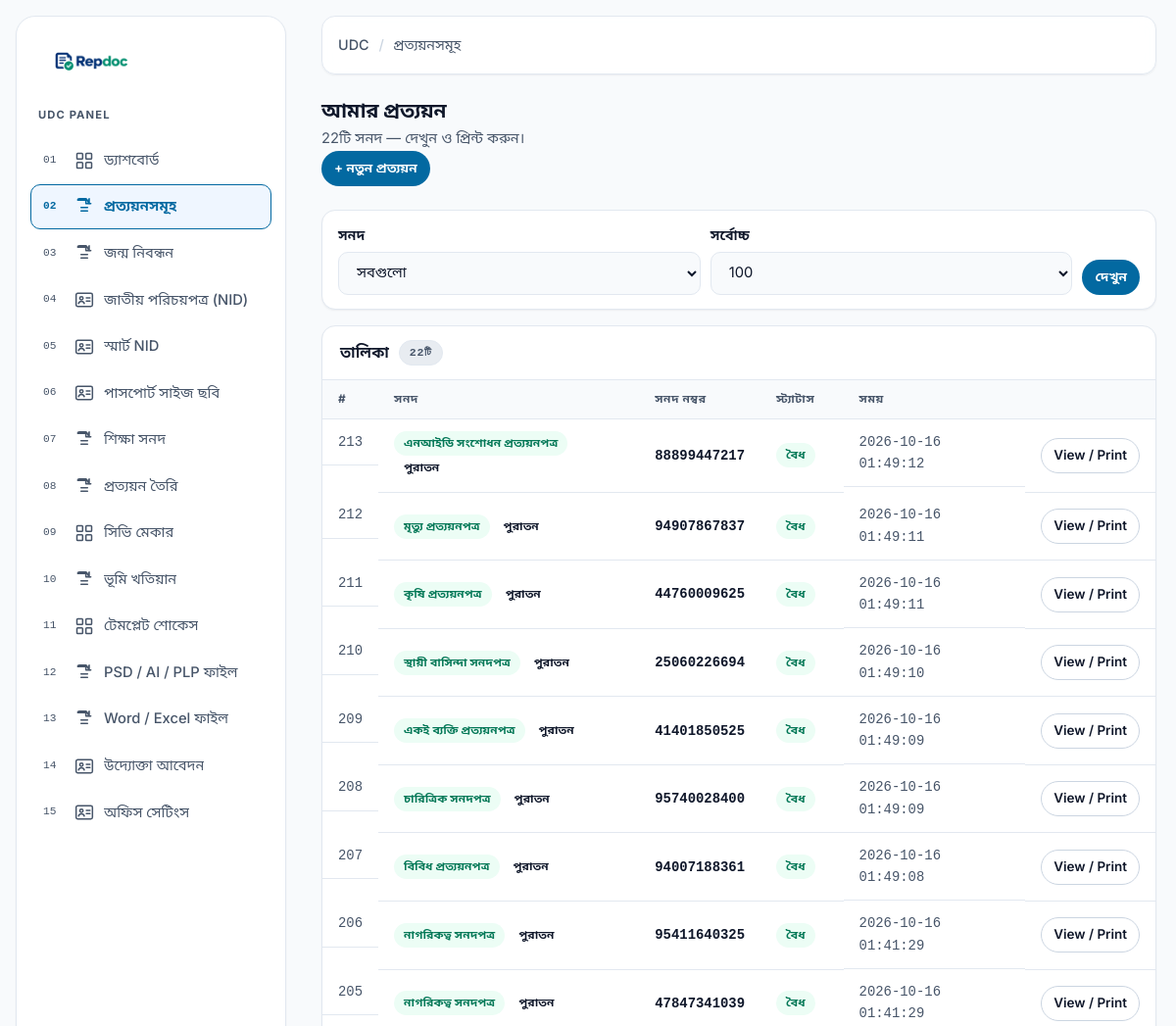
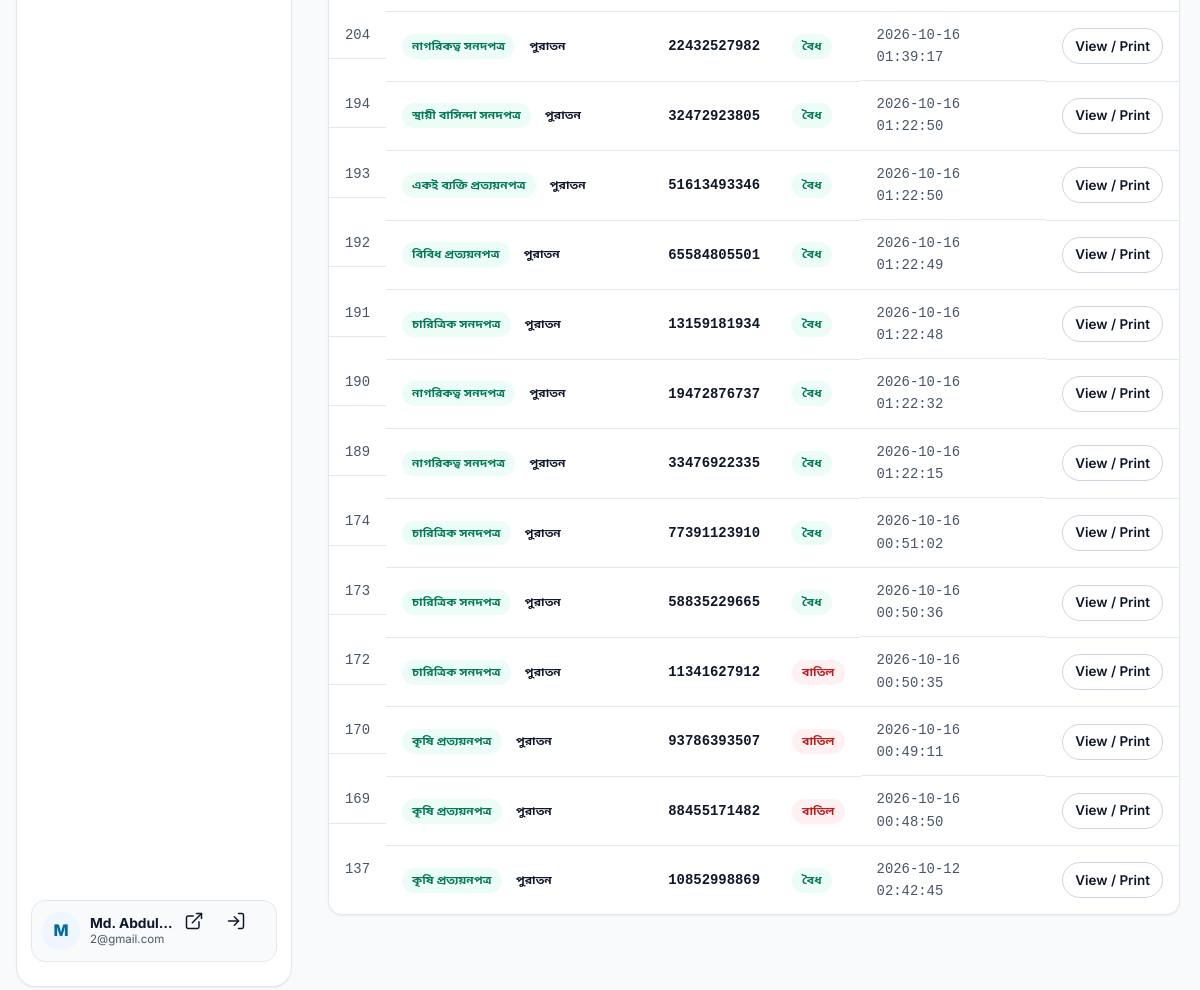
The page /Entrepreneur/panel/prottoyons.php (signed in) on the database its author committed (2 pictures, top to bottom).
### tables this page shows
CREATE TABLE document_logs (
        id INTEGER PRIMARY KEY AUTOINCREMENT,
        user_id INT NOT NULL,
        tool_key TEXT NOT NULL,
        ref TEXT DEFAULT '',
        dob TEXT DEFAULT '',
        photo TEXT DEFAULT '',
        signature TEXT DEFAULT '',
        data TEXT,
        created_at DATETIME DEFAULT CURRENT_TIMESTAMP
    , cert_no TEXT, status VARCHAR(32) NOT NULL DEFAULT 'valid', office TEXT);

### src/bootstrap.php (called while the page is built, shortened)
<?php
if (!function_exists('e')) {
    function e($v): string
    {
        return htmlspecialchars((string) $v, ENT_QUOTES | ENT_SUBSTITUTE, 'UTF-8', false);
    }
}
function repdoc_base_url(): string
{
    static $base = null;
    if ($base !== null) return $base;
    $docRoot = str_replace('\\', '/', (string) ($_SERVER['DOCUMENT_ROOT'] ?? ''));
    $root    = str_replace('\\', '/', REPDOC_ROOT);
    if ($docRoot !== '' && str_starts_with($root, $docRoot)) {
        $base = rtrim(substr($root, strlen($docRoot)), '/');
    } else {
        $base = '';
    }
    return $base;
}
function repdoc_url(string $path = ''): string
{
    return repdoc_base_url() . '/' . ltrim($path, '/');
}
require_once __DIR__ . '/prottoyon.php';

### src/prottoyon.php (called while the page is built, shortened)
<?php
function prottoyon_registry(): array
{
    $f = static function (string $k, string $label, string $type = 'text', bool $required = false, array $options = []): array {
        return ['k' => $k, 'label' => $label, 'type' => $type, 'required' => $required, 'options' => $options];
    };
}
function prottoyon_types(): array
{
    $out = [];
    foreach (prottoyon_registry() as $key => $type) {
        $extras = [];
        foreach (($type['fields'] ?? []) as $field) {
            $extras[] = ['k' => $field['k'], 'label' => $field['label']];
        }
        $type['extras'] = $extras;
        $out[$key] = $type;
    }
    return $out;
}
function prottoyon_all_types(): array
{
    return prottoyon_types() + prottoyon_legacy_types();
}
function prottoyon_type_from_tool_key(string $toolKey): string
{
    return preg_replace('/^prottoyon_/', '', $toolKey) ?? $toolKey;
}
function prottoyon_clean($value, int $max = 5000): string
{
    $value = trim((string) $value);
    $value = str_replace(["\0", "\r\n", "\r"], ['', "\n", "\n"], $value);
    $value = preg_replace('/[\x00-\x08\x0B\x0C\x0E-\x1F]/u', '', $value) ?? $value;
    return mb_substr($value, 0, $max);
}
function prottoyon_default_personal(): array
{
    return [
        'name_bn' => '', 'name_en' => '',
        'father_bn' => '', 'father_en' => '',
        'mother_bn' => '', 'mother_en' => '',
        'dob' => '', 'gender' => '', 'religion' => '', 'occupation' => '', 'education' => '',
        'marital_status' => '', 'resident_status' => '', 'nid' => '', 'brn' => '', 'passport_no' => '',
        'mobile' => '', 'email' => '', 'spouse_name' => '', 'spouse_name_en' => '',
        'applicant_name' => '', 'applicant_phone' => '',
    ];
}
function prottoyon_default_address(): array
{
    return [
        'address_bn' => '', 'address_en' => '',
        'village_bn' => '', 'village_en' => '',
        'rbs_bn' => '', 'rbs_en' => '', 'holding_no' => '',
        'ward' => '', 'post_office_bn' => '', 'post_office_en' => '',
        'union_bn' => '', 'union_en' => '',
        'upazila_bn' => '', 'upazila_en' => '',
        'district_bn' => '', 'district_en' => '',
        'division_bn' => '', 'division_en' => '', 'postcode' => '',
    ];
}
function prottoyon_decode_row(array $row): array
{
    $raw = [];
    if (!empty($row['data'])) {
        $decoded = json_decode((string) $row['data'], true);
        if (is_array($decoded)) $raw = $decoded;
    }
    $personal = prottoyon_default_personal();
    $map = [
        'name_bn' => ['name_bn'], 'name_en' => ['name_en'], 'father_bn' => ['father_bn', 'father_name'],
        'father_en' => ['father_en'], 'mother_bn' => ['mother_bn', 'mother_name'],
        'mother_en' => ['mother_en'], 'dob' => ['dob', 'birth_date'], 'gender' => ['gender'],
        'religion' => ['religion'], 'occupation' => ['occupation'], 'education' => ['education'],
        'nid' => ['nid'], 'brn' => ['brn', 'birth_reg_no'], 'passport_no' => ['passport_no'],
        'mobile' => ['mobile', 'phone'], 'email' => ['email'], 'spouse_name' => ['spouse_name'],
        'spouse_name_en' => ['spouse_name_en'], 'applicant_name' => ['applicant_name'],
        'applicant_phone' => ['applicant_phone'], 'marital_status' => ['marital_status'],
    ];
    foreach ($map as $dest => $keys) {
        foreach ($keys as $k) {
            if (array_key_exists($k, $raw) && $raw[$k] !== '') {
                $personal[$dest] = prottoyon_clean($raw[$k]);
                break;
            }
        }
    }
    $present = prottoyon_default_address();
    $addressMap = [
        'village_bn' => ['village', 'village_bn'], 'rbs_bn' => ['rbs', 'rbs_bn'], 'holding_no' => ['holding_no'],
        'ward' => ['ward', 'ward_no'], 'post_office_bn' => ['post_office', 'post_office_bn'],
        'union_bn' => ['union', 'union_bn'], 'upazila_bn' => ['upazila', 'upazila_bn'],
        'district_bn' => ['district', 'district_bn'], 'division_bn' => ['division', 'division_bn'],
        'address_bn' => ['present_address', 'address_bn'], 'postcode' => ['postcode'],
    ];
    foreach ($addressMap as $dest => $keys) {
        foreach ($keys as $k) {
            if (array_key_exists($k, $raw) && $raw[$k] !== '') {
                $present[$dest] = prottoyon_clean($raw[$k]);
                break;
            }
        }
    }
    $permanent = prottoyon_default_address();
    if (!empty($raw['permanent_address'])) $permanent['address_bn'] = prottoyon_clean($raw['permanent_address']);
    return [
        'v' => 1,
        'type' => (string) ($raw['certificate_type'] ?? $raw['type'] ?? prottoyon_type_from_tool_key((string) ($row['tool_key'] ?? ''))),
        'personal' => $personal,
        'present' => $present,
        'permanent' => $permanent,
        'extra' => $raw,
        'members' => is_array($raw['members'] ?? null) ? $raw['members'] : [],
        'fees' => is_array($raw['fees'] ?? null) ? $raw['fees'] : [],
        'documents' => [],
        'meta' => ['legacy' => true],
        'purpose' => (string) ($raw['purpose'] ?? ''),
        'legacy' => $raw,
    ];
}

### Entrepreneur/panel/prottoyons.php (the view, shortened to what this page needs)
<?php
require_once __DIR__ . '/includes/layout.php';
$me = current_user();
$db = repdoc_db();
$types = prottoyon_all_types();
$type  = (string) ($_GET['type'] ?? 'all');
$limit = (int) ($_GET['limit'] ?? 100);
$limit = max(10, min(500, $limit));
$rows  = [];
$total = 0;
if ($db) {
    try {
        $sql = 'SELECT * FROM document_logs WHERE user_id = ? AND tool_key LIKE \'prottoyon!_%\' ESCAPE \'!\'';
        $params = [$me['id']];
        $sql .= ' ORDER BY id DESC LIMIT ' . $limit;
        $st = $db->prepare($sql);
        $st->execute($params);
        $rows = $st->fetchAll();
        $csql = 'SELECT COUNT(*) FROM document_logs WHERE user_id = ? AND tool_key LIKE \'prottoyon!_%\' ESCAPE \'!\'';
        if ($type !== 'all') {
            $st = $db->prepare($csql . ' AND tool_key = ?');
            $st->execute([$me['id'], 'prottoyon_' . $type]);
            $total = (int) $st->fetchColumn();
        } else {
            $st = $db->prepare($csql);
            $st->execute([$me['id']]);
            $total = (int) $st->fetchColumn();
        }
    } catch (Throwable $e) {
        $dbErr = $e->getMessage();
        $db = null;
    }
}
?>
<div class="admin-page-head">
    <div>
        <h1 class="admin-title">আমার প্রত্যয়ন</h1>
        <p class="admin-sub"><?= number_format($total) ?>টি সনদ — দেখুন ও প্রিন্ট করুন।</p>
    </div>
    <a class="btn btn-primary btn-sm" href="<?= e(repdoc_url('genaretor/prottoyon/')) ?>">+ নতুন প্রত্যয়ন</a>
</div>
<?php if (!$db): ?>
    <div class="alert alert-error" role="alert">ডেটাবেস পাওয়া যাচ্ছে না।<?= isset($dbErr) && $dbErr !== '' ? ' (' . e($dbErr) . ')' : '' ?></div>
<?php else: ?>
<form class="filter-bar" method="get" action="prottoyons.php">
    <div class="field">
        <label for="type">সনদ</label>
        <select id="type" name="type">
            <option value="all"<?= $type === 'all' ? ' selected' : '' ?>>সবগুলো</option>
        </select>
    </div>
    <div class="field">
        <label for="limit">সর্বোচ্চ</label>
        <select id="limit" name="limit">
            <?php foreach ([50, 100, 200, 500] as $n): ?>
                <option value="<?= $n ?>"<?= $limit === $n ? ' selected' : '' ?>><?= $n ?></option>
            <?php endforeach; ?>
        </select>
    </div>
    <div class="field" style="flex:0 0 auto">
        <button type="submit" class="btn btn-primary btn-sm">দেখুন</button>
    </div>
</form>
<div class="panel">
    <div class="panel-head">তালিকা <span class="count"><?= count($rows) ?>টি</span></div>
    <?php if (!$rows): ?>
        <div class="empty-state-sm">কোনো প্রত্যয়ন পাওয়া যায়নি।</div>
    <?php else: ?>
        <div class="table-wrap">
            <table class="data">
                <thead><tr><th>#</th><th>সনদ</th><th>সনদ নম্বর</th><th>স্ট্যাটাস</th><th>সময়</th><th></th></tr></thead>
                <tbody>
                <?php foreach ($rows as $row): ?>
                    <?php
                    $tkey = preg_replace('/^prottoyon_/', '', (string) $row['tool_key']);
                    $decoded = prottoyon_decode_row($row);
                    $isLegacy = (int) ($decoded['v'] ?? 1) < 2;
                    ?>
                    <tr>
                        <td class="cell-sub"><?= (int) $row['id'] ?></td>
                        <td>
                            <span class="pill pill-approved"><?= e($types[$tkey]['title'] ?? $row['tool_key']) ?></span>
                            <?php if ($isLegacy): ?><span class="pill">পুরাতন</span><?php endif; ?>
                        </td>
                        <td class="balance"><?= e((string) ($row['cert_no'] ?? '')) ?: '—' ?></td>
                        <td><?= ($row['status'] ?? 'valid') === 'revoked' ? '<span class="pill pill-rejected">বাতিল</span>' : '<span class="pill pill-approved">বৈধ</span>' ?></td>
                        <td class="cell-sub"><?= e((string) $row['created_at']) ?></td>
                        <td style="white-space:nowrap">
                            <a class="btn btn-secondary btn-sm" href="view.php?id=<?= (int) $row['id'] ?>" target="_blank" rel="noopener">View / Print</a>
                        </td>
                    </tr>
                <?php endforeach; ?>
                </tbody>
            </table>
        </div>
    <?php endif; ?>
</div>
<?php endif; ?>

### src/assets/css/tokens.css (style rules this page uses)
:root { --bg-base: #F8FAFC; --bg-surface: #FFFFFF; --bg-muted: #E8ECF1; --bg-elevated: #FFFFFF; --text-primary: #0F172A; --text-muted: #475569; --primary: #0369A1; --primary-hover: #075985; --primary-light: #EFF6FF; --border-color: #E2E8F0; --border-strong:#CBD5E1; --border-focus: #0369A1; --success: #047857; --success-bg: #ECFDF5; --warning: #B45309; --warning-bg: #FFFBEB; --danger: #B91C1C; --danger-bg: #FFF1F2; --shadow-sm: 0 1px 2px rgba(15, 23, 42, .06); --shadow-md: 0 10px 24px rgba(15, 23, 42, .10); --shadow-lg: 0 18px 40px rgba(15, 23, 42, .14); --font-sans: 'Inter', 'Noto Sans Bengali', system-ui, -apple-system, sans-serif; --font-heading: 'Inter', 'Noto Sans Bengali', system-ui, sans-serif; --font-mono: 'JetBrains Mono', ui-monospace, monospace; --radius-sm: 10px; --radius-md: 14px; --radius-lg: 20px; --radius-full: 999px; --space-2: 8px; --space-3: 12px; --space-4: 16px; --space-5: 24px; --space-6: 32px; --space-7: 48px; --space-8: 64px; --container: 1200px; --gutter: 20px; --header-h: 68px; --transition-fast: .15s ease; --transition-normal: .25s ease; }
*, *::before, *::after { box-sizing: border-box; }
html { scroll-behavior: smooth; scroll-padding-top: calc(var(--header-h) + 16px); }
body { margin: 0; font-family: var(--font-sans); font-size: 16px; line-height: 1.6; color: var(--text-primary); background: var(--bg-base); -webkit-font-smoothing: antialiased; text-rendering: optimizeLegibility; }
a { color: inherit; text-decoration: none; }
h1, h2, h3 { margin: 0; font-family: var(--font-heading); line-height: 1.25; letter-spacing: -.01em; }
p { margin: 0; }
button { font: inherit; color: inherit; }
.btn { display: inline-flex; align-items: center; justify-content: center; gap: 8px; min-height: 44px; padding: 10px 18px; border-radius: var(--radius-full); border: 1.5px solid transparent; font-weight: 600; font-size: .95rem; cursor: pointer; transition: background var(--transition-fast), color var(--transition-fast), border-color var(--transition-fast), transform var(--transition-fast); }
.btn-primary { background: var(--primary); color: #fff; }
.btn-secondary { background: transparent; color: var(--text-primary); border-color: var(--border-strong); }
.btn-sm { min-height: 36px; padding: 6px 12px; font-size: .84rem; }
.balance { font-family: var(--font-mono); font-weight: 600; font-variant-numeric: tabular-nums; }

### rows shown on the page
document_logs: id "213", tool_key "এনআইডি সংশোধন প্রত্যয়নপত্র", shows "পুরাতন", cert_no "88899447217", status "বৈধ", created_at "2026-10-16 01:49:12"
document_logs: id "212", tool_key "মৃত্যু প্রত্যয়নপত্র", shows "পুরাতন", cert_no "94907867837", status "বৈধ", created_at "2026-10-16 01:49:11"
document_logs: id "211", tool_key "কৃষি প্রত্যয়নপত্র", shows "পুরাতন", cert_no "44760009625", status "বৈধ", created_at "2026-10-16 01:49:11"
document_logs: id "210", tool_key "স্থায়ী বাসিন্দা সনদপত্র", shows "পুরাতন", cert_no "25060226694", status "বৈধ", created_at "2026-10-16 01:49:10"
document_logs: id "209", tool_key "একই ব্যক্তি প্রত্যয়নপত্র", shows "পুরাতন", cert_no "41401850525", status "বৈধ", created_at "2026-10-16 01:49:09"
document_logs: id "208", tool_key "চারিত্রিক সনদপত্র", shows "পুরাতন", cert_no "95740028400", status "বৈধ", created_at "2026-10-16 01:49:09"
document_logs: id "207", tool_key "বিবিধ প্রত্যয়নপত্র", shows "পুরাতন", cert_no "94007188361", status "বৈধ", created_at "2026-10-16 01:49:08"
document_logs: id "206", tool_key "নাগরিকত্ব সনদপত্র", shows "পুরাতন", cert_no "95411640325", status "বৈধ", created_at "2026-10-16 01:41:29"
document_logs: id "205", tool_key "নাগরিকত্ব সনদপত্র", shows "পুরাতন", cert_no "47847341039", status "বৈধ", created_at "2026-10-16 01:41:29"
document_logs: id "204", tool_key "নাগরিকত্ব সনদপত্র", shows "পুরাতন", cert_no "22432527982", status "বৈধ", created_at "2026-10-16 01:39:17"
document_logs: id "194", tool_key "স্থায়ী বাসিন্দা সনদপত্র", shows "পুরাতন", cert_no "32472923805", status "বৈধ", created_at "2026-10-16 01:22:50"
document_logs: id "193", tool_key "একই ব্যক্তি প্রত্যয়নপত্র", shows "পুরাতন", cert_no "51613493346", status "বৈধ", created_at "2026-10-16 01:22:50"
document_logs: id "192", tool_key "বিবিধ প্রত্যয়নপত্র", shows "পুরাতন", cert_no "65584805501", status "বৈধ", created_at "2026-10-16 01:22:49"
document_logs: id "191", tool_key "চারিত্রিক সনদপত্র", shows "পুরাতন", cert_no "13159181934", status "বৈধ", created_at "2026-10-16 01:22:48"
document_logs: id "190", tool_key "নাগরিকত্ব সনদপত্র", shows "পুরাতন", cert_no "19472876737", status "বৈধ", created_at "2026-10-16 01:22:32"
document_logs: id "189", tool_key "নাগরিকত্ব সনদপত্র", shows "পুরাতন", cert_no "33476922335", status "বৈধ", created_at "2026-10-16 01:22:15"
document_logs: id "174", tool_key "চারিত্রিক সনদপত্র", shows "পুরাতন", cert_no "77391123910", status "বৈধ", created_at "2026-10-16 00:51:02"
document_logs: id "173", tool_key "চারিত্রিক সনদপত্র", shows "পুরাতন", cert_no "58835229665", status "বৈধ", created_at "2026-10-16 00:50:36"
document_logs: id "172", tool_key "চারিত্রিক সনদপত্র", shows "পুরাতন", cert_no "11341627912", status "বাতিল", created_at "2026-10-16 00:50:35"
document_logs: id "170", tool_key "কৃষি প্রত্যয়নপত্র", shows "পুরাতন", cert_no "93786393507", status "বাতিল", created_at "2026-10-16 00:49:11"
document_logs: id "169", tool_key "কৃষি প্রত্যয়নপত্র", shows "পুরাতন", cert_no "88455171482", status "বাতিল", created_at "2026-10-16 00:48:50"
document_logs: id "137", tool_key "কৃষি প্রত্যয়নপত্র", shows "পুরাতন", cert_no "10852998869", status "বৈধ", created_at "2026-10-12 02:42:45"

### other values the page prints
$item['label'] "ড্যাশবোর্ড"
$item['label'] "প্রত্যয়নসমূহ"
$item['label'] "জন্ম নিবন্ধন"
$item['label'] "জাতীয় পরিচয়পত্র (NID)"
$item['label'] "স্মার্ট NID"
$item['label'] "পাসপোর্ট সাইজ ছবি"
$item['label'] "শিক্ষা সনদ"
$item['label'] "প্রত্যয়ন তৈরি"
$item['label'] "সিভি মেকার"
$item['label'] "ভূমি খতিয়ান"
$item['label'] "টেমপ্লেট শোকেস"
$item['label'] "PSD / AI / PLP ফাইল"
$item['label'] "Word / Excel ফাইল"
$item['label'] "উদ্যোক্তা আবেদন"
$item['label'] "অফিস সেটিংস"
